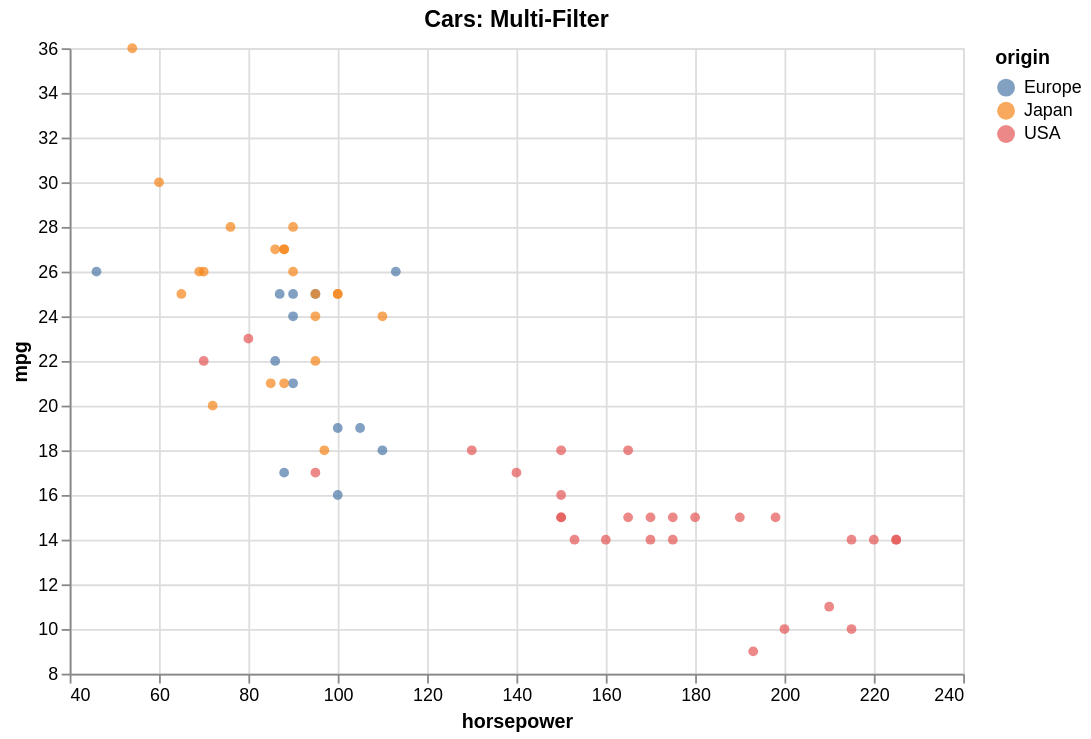

Vega-Lite specification stored for this chart:
### Vega-Lite specification from a JSON file in a GitHub repository (floating-point values rounded to 4 significant figures)
{"$schema": "https://vega.github.io/schema/vega-lite/v5.json", "config": {"axis": {"labelLimit": 0}, "header": {"labelLimit": 0}, "legend": {"labelLimit": 0}}, "data": {"values": [{"acceleration": 12.0, "cylinders": 8, "horsepower": 130, "mpg": 18, "origin": "USA", "weight": 3504}, {"acceleration": 11.5, "cylinders": 8, "horsepower": 165, "mpg": 15, "origin": "USA", "weight": 3693}, {"acceleration": 11.0, "cylinders": 8, "horsepower": 150, "mpg": 18, "origin": "USA", "weight": 3436}, {"acceleration": 12.0, "cylinders": 8, "horsepower": 150, "mpg": 16, "origin": "USA", "weight": 3433}, {"acceleration": 10.5, "cylinders": 8, "horsepower": 140, "mpg": 17, "origin": "USA", "weight": 3449}, {"acceleration": 10.0, "cylinders": 8, "horsepower": 198, "mpg": 15, "origin": "USA", "weight": 4341}, {"acceleration": 9.0, "cylinders": 8, "horsepower": 220, "mpg": 14, "origin": "USA", "weight": 4354}, {"acceleration": 8.5, "cylinders": 8, "horsepower": 215, "mpg": 14, "origin": "USA", "weight": 4312}, {"acceleration": 10.0, "cylinders": 8, "horsepower": 225, "mpg": 14, "origin": "USA", "weight": 4425}, {"acceleration": 8.5, "cylinders": 8, "horsepower": 190, "mpg": 15, "origin": "USA", "weight": 3850}, {"acceleration": 10.0, "cylinders": 8, "horsepower": 170, "mpg": 15, "origin": "USA", "weight": 3563}, {"acceleration": 8.0, "cylinders": 8, "horsepower": 160, "mpg": 14, "origin": "USA", "weight": 3609}, {"acceleration": 9.5, "cylinders": 8, "horsepower": 150, "mpg": 15, "origin": "USA", "weight": 3761}, {"acceleration": 10.0, "cylinders": 8, "horsepower": 225, "mpg": 14, "origin": "USA", "weight": 3086}, {"acceleration": 15.0, "cylinders": 4, "horsepower": 95, "mpg": 24, "origin": "Japan", "weight": 2372}, {"acceleration": 15.5, "cylinders": 4, "horsepower": 95, "mpg": 22, "origin": "Japan", "weight": 2833}, {"acceleration": 15.5, "cylinders": 4, "horsepower": 97, "mpg": 18, "origin": "Japan", "weight": 2774}, {"acceleration": 16.0, "cylinders": 4, "horsepower": 85, "mpg": 21, "origin": "Japan", "weight": 2587}, {"acceleration": 14.5, "cylinders": 4, "horsepower": 88, "mpg": 27, "origin": "Japan", "weight": 2130}, {"acceleration": 20.5, "cylinders": 4, "horsepower": 46, "mpg": 26, "origin": "Europe", "weight": 1835}, {"acceleration": 17.5, "cylinders": 4, "horsepower": 87, "mpg": 25, "origin": "Europe", "weight": 2672}, {"acceleration": 15.0, "cylinders": 4, "horsepower": 90, "mpg": 24, "origin": "Europe", "weight": 2430}, {"acceleration": 17.5, "cylinders": 4, "horsepower": 95, "mpg": 25, "origin": "Europe", "weight": 2375}, {"acceleration": 15.5, "cylinders": 4, "horsepower": 113, "mpg": 26, "origin": "Europe", "weight": 2234}, {"acceleration": 18.5, "cylinders": 4, "horsepower": 90, "mpg": 21, "origin": "Europe", "weight": 2648}, {"acceleration": 14.0, "cylinders": 8, "horsepower": 215, "mpg": 10, "origin": "USA", "weight": 4615}, {"acceleration": 13.0, "cylinders": 8, "horsepower": 200, "mpg": 10, "origin": "USA", "weight": 4376}, {"acceleration": 13.5, "cylinders": 8, "horsepower": 210, "mpg": 11, "origin": "USA", "weight": 4382}, {"acceleration": 18.0, "cylinders": 8, "horsepower": 193, "mpg": 9, "origin": "USA", "weight": 4732}, {"acceleration": 14.5, "cylinders": 4, "horsepower": 88, "mpg": 27, "origin": "Japan", "weight": 2130}, {"acceleration": 13.5, "cylinders": 4, "horsepower": 90, "mpg": 28, "origin": "Japan", "weight": 2264}, {"acceleration": 15.5, "cylinders": 4, "horsepower": 95, "mpg": 25, "origin": "Japan", "weight": 2228}, {"acceleration": 19.0, "cylinders": 4, "horsepower": 100, "mpg": 25, "origin": "Japan", "weight": 2046}, {"acceleration": 13.0, "cylinders": 4, "horsepower": 105, "mpg": 19, "origin": "Europe", "weight": 2634}, {"acceleration": 15.5, "cylinders": 4, "horsepower": 100, "mpg": 16, "origin": "Europe", "weight": 2702}, {"acceleration": 16.5, "cylinders": 4, "horsepower": 88, "mpg": 17, "origin": "Europe", "weight": 2875}, {"acceleration": 17.0, "cylinders": 4, "horsepower": 100, "mpg": 19, "origin": "Europe", "weight": 2901}, {"acceleration": 11.0, "cylinders": 6, "horsepower": 165, "mpg": 18, "origin": "USA", "weight": 3353}, {"acceleration": 11.5, "cylinders": 6, "horsepower": 175, "mpg": 14, "origin": "USA", "weight": 3169}, {"acceleration": 12.5, "cylinders": 6, "horsepower": 153, "mpg": 14, "origin": "USA", "weight": 2906}, {"acceleration": 13.5, "cylinders": 6, "horsepower": 150, "mpg": 15, "origin": "USA", "weight": 3380}, {"acceleration": 12.0, "cylinders": 8, "horsepower": 180, "mpg": 15, "origin": "USA", "weight": 3740}, {"acceleration": 11.0, "cylinders": 8, "horsepower": 170, "mpg": 14, "origin": "USA", "weight": 4080}, {"acceleration": 11.5, "cylinders": 8, "horsepower": 175, "mpg": 15, "origin": "USA", "weight": 3645}, {"acceleration": 14.0, "cylinders": 4, "horsepower": 110, "mpg": 24, "origin": "Japan", "weight": 2585}, {"acceleration": 19.0, "cylinders": 4, "horsepower": 72, "mpg": 20, "origin": "Japan", "weight": 2310}, {"acceleration": 15.0, "cylinders": 4, "horsepower": 100, "mpg": 25, "origin": "Japan", "weight": 2472}, {"acceleration": 16.0, "cylinders": 4, "horsepower": 88, "mpg": 21, "origin": "Japan", "weight": 2265}, {"acceleration": 19.5, "cylinders": 4, "horsepower": 86, "mpg": 27, "origin": "Japan", "weight": 2110}, {"acceleration": 14.5, "cylinders": 4, "horsepower": 90, "mpg": 26, "origin": "Japan", "weight": 2800}, {"acceleration": 19.5, "cylinders": 4, "horsepower": 70, "mpg": 26, "origin": "Japan", "weight": 2110}, {"acceleration": 17.0, "cylinders": 4, "horsepower": 76, "mpg": 28, "origin": "Japan", "weight": 2085}, {"acceleration": 17.0, "cylinders": 4, "horsepower": 65, "mpg": 25, "origin": "Japan", "weight": 2245}, {"acceleration": 15.0, "cylinders": 4, "horsepower": 69, "mpg": 26, "origin": "Japan", "weight": 1965}, {"acceleration": 17.0, "cylinders": 4, "horsepower": 60, "mpg": 30, "origin": "Japan", "weight": 1755}, {"acceleration": 14.0, "cylinders": 6, "horsepower": 70, "mpg": 22, "origin": "USA", "weight": 2815}, {"acceleration": 12.5, "cylinders": 6, "horsepower": 95, "mpg": 17, "origin": "USA", "weight": 3210}, {"acceleration": 13.5, "cylinders": 6, "horsepower": 80, "mpg": 23, "origin": "USA", "weight": 3380}, {"acceleration": 15.5, "cylinders": 4, "horsepower": 54, "mpg": 36, "origin": "Japan", "weight": 1760}, {"acceleration": 14.0, "cylinders": 4, "horsepower": 90, "mpg": 25, "origin": "Europe", "weight": 2130}, {"acceleration": 15.5, "cylinders": 4, "horsepower": 86, "mpg": 22, "origin": "Europe", "weight": 2205}, {"acceleration": 13.5, "cylinders": 4, "horsepower": 110, "mpg": 18, "origin": "Europe", "weight": 2245}]}, "encoding": {"color": {"field": "origin", "type": "nominal"}, "tooltip": [{"field": "mpg", "type": "quantitative"}, {"field": "origin", "type": "nominal"}, {"field": "horsepower", "type": "quantitative"}], "x": {"field": "horsepower", "scale": {"zero": false}, "type": "quantitative"}, "y": {"field": "mpg", "scale": {"zero": false}, "type": "quantitative"}}, "height": 350, "mark": {"filled": true, "type": "point"}, "params": [{"bind": {"input": "select", "labels": ["All", "Europe", "Japan", "USA"], "name": "origin: ", "options": [null, "Europe", "Japan", "USA"]}, "name": "select_origin", "value": null}, {"bind": {"input": "select", "labels": ["All", "4", "6", "8"], "name": "cylinders: ", "options": [null, 4, 6, 8]}, "name": "select_cylinders", "value": null}], "title": "Cars: Multi-Filter", "transform": [{"filter": "select_origin === null || datum.origin === select_origin"}, {"filter": "select_cylinders === null || datum.cylinders === select_cylinders"}], "width": 500}
